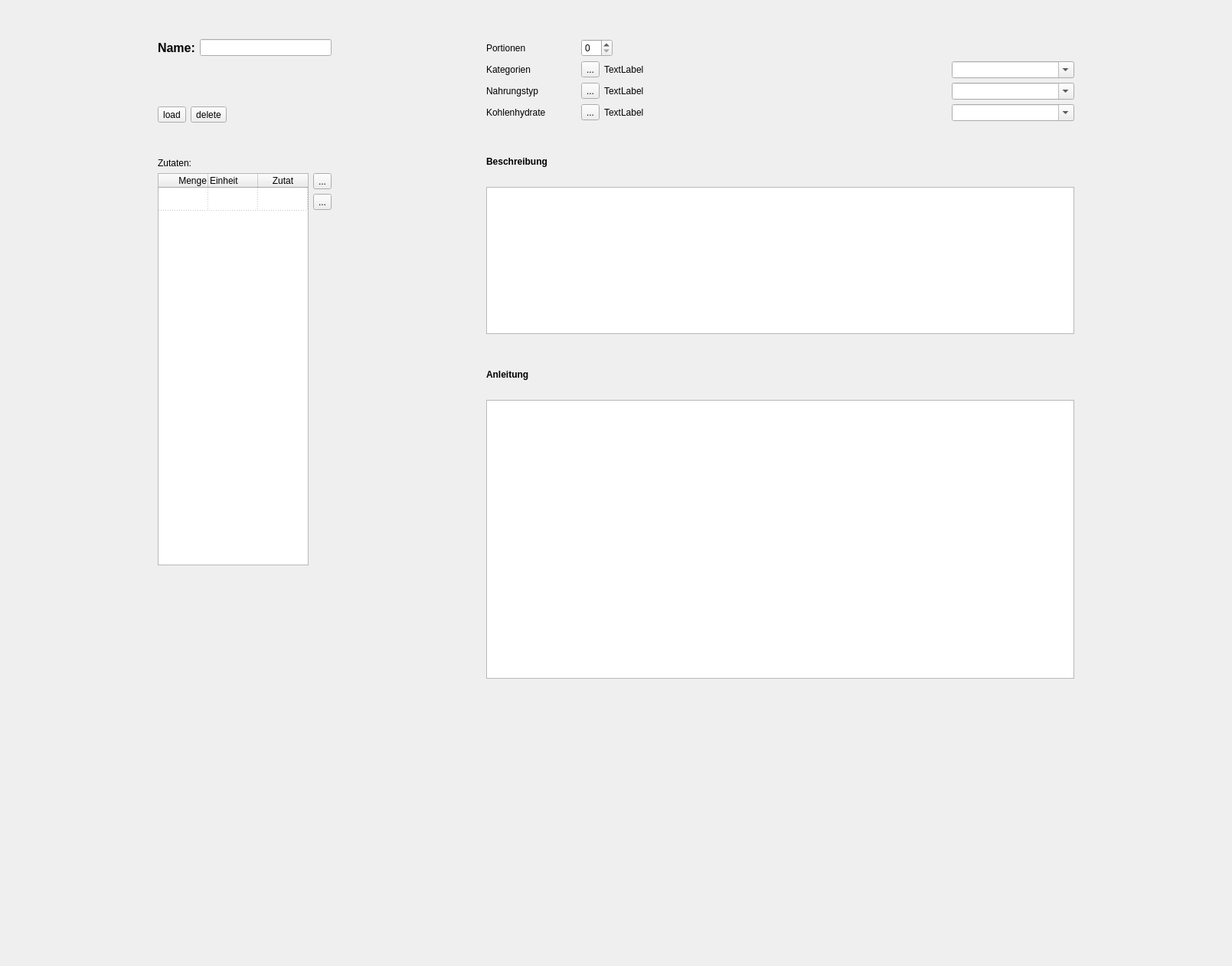
          <widget class="QWidget" name="scrollAreaWidgetContents_3">
           <property name="geometry">
            <rect>
             <x>0</x>
             <y>0</y>
             <width>1609</width>
             <height>1261</height>
            </rect>
           </property>
           <layout class="QHBoxLayout" name="horizontalLayout_3">
            <item>
             <spacer name="horizontalSpacer_2">
              <property name="orientation">
               <enum>Qt::Horizontal</enum>
              </property>
              <property name="sizeHint" stdset="0">
               <size>
                <width>40</width>
                <height>20</height>
               </size>
              </property>
             </spacer>
            </item>
            <item>
             <layout class="QVBoxLayout" name="verticalLayout_13">
              <item>
               <spacer name="verticalSpacer_5">
                <property name="orientation">
                 <enum>Qt::Vertical</enum>
                </property>
                <property name="sizeType">
                 <enum>QSizePolicy::Fixed</enum>
                </property>
                <property name="sizeHint" stdset="0">
                 <size>
                  <width>20</width>
                  <height>40</height>
                 </size>
                </property>
               </spacer>
              </item>
              <item>
               <layout class="QHBoxLayout" name="horizontalLayout_6">
                <item>
                 <widget class="QLabel" name="label_3">
                  <property name="font">
                   <font>
                    <pointsize>12</pointsize>
                    <weight>75</weight>
                    <bold>true</bold>
                   </font>
                  </property>
                  <property name="text">
                   <string>Name:</string>
                  </property>
                 </widget>
                </item>
                <item>
                 <widget class="QLineEdit" name="nameLineEdit"/>
                </item>
               </layout>
              </item>
              <item>
               <spacer name="verticalSpacer_12">
                <property name="orientation">
                 <enum>Qt::Vertical</enum>
                </property>
                <property name="sizeType">
                 <enum>QSizePolicy::Fixed</enum>
                </property>
                <property name="sizeHint" stdset="0">
                 <size>
                  <width>20</width>
                  <height>40</height>
                 </size>
                </property>
               </spacer>
              </item>
              <item>
               <widget class="QLabel" name="imageLabelEdit">
                <property name="maximumSize">
                 <size>
                  <width>512</width>
                  <height>512</height>
                 </size>
                </property>
                <property name="text">
                 <string/>
                </property>
                <property name="pixmap">
                 <pixmap>knife_and_fork.svg</pixmap>
                </property>
                <property name="scaledContents">
                 <bool>true</bool>
                </property>
               </widget>
              </item>
              <item>
               <layout class="QHBoxLayout" name="horizontalLayout_7">
                <item>
                 <widget class="QToolButton" name="loadImageButton">
                  <property name="text">
                   <string>load</string>
                  </property>
                  <property name="icon">
                   <iconset>
                    <normaloff>Photos-icon.png</normaloff>Photos-icon.png</iconset>
                  </property>
                 </widget>
                </item>
                <item>
                 <widget class="QToolButton" name="deleteImageButton">
                  <property name="text">
                   <string>delete</string>
                  </property>
                  <property name="icon">
                   <iconset>
                    <normaloff>Editing-Delete-icon.png</normaloff>Editing-Delete-icon.png</iconset>
                  </property>
                 </widget>
                </item>
                <item>
                 <spacer name="horizontalSpacer_5">
                  <property name="orientation">
                   <enum>Qt::Horizontal</enum>
                  </property>
                  <property name="sizeHint" stdset="0">
                   <size>
                    <width>40</width>
                    <height>20</height>
                   </size>
                  </property>
                 </spacer>
                </item>
               </layout>
              </item>
              <item>
               <spacer name="verticalSpacer_14">
                <property name="orientation">
                 <enum>Qt::Vertical</enum>
                </property>
                <property name="sizeType">
                 <enum>QSizePolicy::Fixed</enum>
                </property>
                <property name="sizeHint" stdset="0">
                 <size>
                  <width>20</width>
                  <height>40</height>
                 </size>
                </property>
               </spacer>
              </item>
              <item>
               <widget class="QLabel" name="label_4">
                <property name="text">
                 <string>Zutaten:</string>
                </property>
               </widget>
              </item>
              <item>
               <layout class="QHBoxLayout" name="horizontalLayout_15">
                <item>
                 <widget class="QTableWidget" name="zutatenTableWidget">
                  <property name="sizePolicy">
                   <sizepolicy hsizetype="Expanding" vsizetype="Minimum">
                    <horstretch>0</horstretch>
                    <verstretch>0</verstretch>
                   </sizepolicy>
                  </property>
                  <property name="minimumSize">
                   <size>
                    <width>0</width>
                    <height>0</height>
                   </size>
                  </property>
                  <property name="verticalScrollBarPolicy">
                   <enum>Qt::ScrollBarAlwaysOff</enum>
                  </property>
                  <property name="horizontalScrollBarPolicy">
                   <enum>Qt::ScrollBarAlwaysOff</enum>
                  </property>
                  <property name="sizeAdjustPolicy">
                   <enum>QAbstractScrollArea::AdjustToContents</enum>
                  </property>
                  <property name="autoScroll">
                   <bool>false</bool>
                  </property>
                  <property name="dragEnabled">
                   <bool>true</bool>
                  </property>
                  <property name="verticalScrollMode">
                   <enum>QAbstractItemView::ScrollPerItem</enum>
                  </property>
                  <property name="showGrid">
                   <bool>true</bool>
                  </property>
                  <property name="gridStyle">
                   <enum>Qt::DotLine</enum>
                  </property>
                  <property name="rowCount">
                   <number>1</number>
                  </property>
                  <attribute name="horizontalHeaderCascadingSectionResizes">
                   <bool>false</bool>
                  </attribute>
                  <attribute name="horizontalHeaderMinimumSectionSize">
                   <number>32</number>
                  </attribute>
                  <attribute name="horizontalHeaderDefaultSectionSize">
                   <number>65</number>
                  </attribute>
                  <attribute name="horizontalHeaderShowSortIndicator" stdset="0">
                   <bool>false</bool>
                  </attribute>
                  <attribute name="horizontalHeaderStretchLastSection">
                   <bool>true</bool>
                  </attribute>
                  <attribute name="verticalHeaderVisible">
                   <bool>false</bool>
                  </attribute>
                  <attribute name="verticalHeaderCascadingSectionResizes">
                   <bool>false</bool>
                  </attribute>
                  <attribute name="verticalHeaderShowSortIndicator" stdset="0">
                   <bool>false</bool>
                  </attribute>
                  <attribute name="verticalHeaderStretchLastSection">
                   <bool>false</bool>
                  </attribute>
                  <row>
                   <property name="text">
                    <string/>
                   </property>
                  </row>
                  <column>
                   <property name="text">
                    <string>Menge</string>
                   </property>
                   <property name="textAlignment">
                    <set>AlignTrailing|AlignVCenter</set>
                   </property>
                  </column>
                  <column>
                   <property name="text">
                    <string>Einheit</string>
                   </property>
                   <property name="textAlignment">
                    <set>AlignLeading|AlignVCenter</set>
                   </property>
                  </column>
                  <column>
                   <property name="text">
                    <string>Zutat</string>
                   </property>
                  </column>
                 </widget>
                </item>
                <item>
                 <layout class="QVBoxLayout" name="verticalLayout_15" stretch="0,0,0">
                  <item>
                   <widget class="QToolButton" name="buttonAddIngredient">
                    <property name="text">
                     <string>...</string>
                    </property>
                    <property name="icon">
                     <iconset>
                      <normaloff>Science-Plus2-Math-icon.png</normaloff>Science-Plus2-Math-icon.png</iconset>
                    </property>
                   </widget>
                  </item>
                  <item>
                   <widget class="QToolButton" name="buttonDeleteIngredient">
                    <property name="text">
                     <string>...</string>
                    </property>
                    <property name="icon">
                     <iconset>
                      <normaloff>Science-Minus2-Math-icon.png</normaloff>Science-Minus2-Math-icon.png</iconset>
                    </property>
                   </widget>
                  </item>
                  <item>
                   <spacer name="verticalSpacer_20">
                    <property name="orientation">
                     <enum>Qt::Vertical</enum>
                    </property>
                    <property name="sizeType">
                     <enum>QSizePolicy::Expanding</enum>
                    </property>
                    <property name="sizeHint" stdset="0">
                     <size>
                      <width>20</width>
                      <height>40</height>
                     </size>
                    </property>
                   </spacer>
                  </item>
                 </layout>
                </item>
               </layout>
              </item>
              <item>
               <spacer name="verticalSpacer_13">
                <property name="orientation">
                 <enum>Qt::Vertical</enum>
                </property>
                <property name="sizeHint" stdset="0">
                 <size>
                  <width>20</width>
                  <height>40</height>
                 </size>
                </property>
               </spacer>
              </item>
             </layout>
            </item>
            <item>
             <spacer name="horizontalSpacer_3">
              <property name="orientation">
               <enum>Qt::Horizontal</enum>
              </property>
              <property name="sizeHint" stdset="0">
               <size>
                <width>40</width>
                <height>20</height>
               </size>
              </property>
             </spacer>
            </item>
            <item>
             <layout class="QVBoxLayout" name="verticalLayout_14">
              <item>
               <spacer name="verticalSpacer_15">
                <property name="orientation">
                 <enum>Qt::Vertical</enum>
                </property>
                <property name="sizeType">
                 <enum>QSizePolicy::Fixed</enum>
                </property>
                <property name="sizeHint" stdset="0">
                 <size>
                  <width>20</width>
                  <height>40</height>
                 </size>
                </property>
               </spacer>
              </item>
              <item>
               <layout class="QGridLayout" name="gridLayout_3">
                <item row="3" column="2">
                 <layout class="QHBoxLayout" name="horizontalLayout_13">
                  <item>
                   <widget class="QToolButton" name="buttonClearKohlenhydrate">
                    <property name="text">
                     <string>...</string>
                    </property>
                    <property name="icon">
                     <iconset>
                      <normaloff>Editing-Delete-icon.png</normaloff>Editing-Delete-icon.png</iconset>
                    </property>
                   </widget>
                  </item>
                  <item>
                   <widget class="QLabel" name="labelKohlenhydrateEdit">
                    <property name="text">
                     <string>TextLabel</string>
                    </property>
                   </widget>
                  </item>
                  <item>
                   <spacer name="horizontalSpacer_19">
                    <property name="orientation">
                     <enum>Qt::Horizontal</enum>
                    </property>
                    <property name="sizeHint" stdset="0">
                     <size>
                      <width>40</width>
                      <height>20</height>
                     </size>
                    </property>
                   </spacer>
                  </item>
                  <item>
                   <widget class="QComboBox" name="comboBoxKohlenhydrate">
                    <property name="sizePolicy">
                     <sizepolicy hsizetype="Preferred" vsizetype="Fixed">
                      <horstretch>0</horstretch>
                      <verstretch>0</verstretch>
                     </sizepolicy>
                    </property>
                    <property name="minimumSize">
                     <size>
                      <width>160</width>
                      <height>0</height>
                     </size>
                    </property>
                    <property name="editable">
                     <bool>true</bool>
                    </property>
                    <property name="placeholderText">
                     <string>Kohlehydrate</string>
                    </property>
                   </widget>
                  </item>
                 </layout>
                </item>
                <item row="0" column="0">
                 <widget class="QLabel" name="label_8">
                  <property name="text">
                   <string>Portionen</string>
                  </property>
                 </widget>
                </item>
                <item row="0" column="2">
                 <layout class="QHBoxLayout" name="horizontalLayout_14">
                  <item>
                   <widget class="QSpinBox" name="spinBoxPortionenEdit"/>
                  </item>
                  <item>
                   <spacer name="horizontalSpacer_20">
                    <property name="orientation">
                     <enum>Qt::Horizontal</enum>
                    </property>
                    <property name="sizeHint" stdset="0">
                     <size>
                      <width>40</width>
                      <height>20</height>
                     </size>
                    </property>
                   </spacer>
                  </item>
                 </layout>
                </item>
                <item row="2" column="1">
                 <spacer name="horizontalSpacer_8">
                  <property name="orientation">
                   <enum>Qt::Horizontal</enum>
                  </property>
                  <property name="sizeType">
                   <enum>QSizePolicy::Fixed</enum>
                  </property>
                  <property name="sizeHint" stdset="0">
                   <size>
                    <width>40</width>
                    <height>20</height>
                   </size>
                  </property>
                 </spacer>
                </item>
                <item row="2" column="2">
                 <layout class="QHBoxLayout" name="horizontalLayout_12">
                  <item>
                   <widget class="QToolButton" name="buttonClearNahrung">
                    <property name="text">
                     <string>...</string>
                    </property>
                    <property name="icon">
                     <iconset>
                      <normaloff>Editing-Delete-icon.png</normaloff>Editing-Delete-icon.png</iconset>
                    </property>
                   </widget>
                  </item>
                  <item>
                   <widget class="QLabel" name="labelNahrungEdit">
                    <property name="text">
                     <string>TextLabel</string>
                    </property>
                   </widget>
                  </item>
                  <item>
                   <spacer name="horizontalSpacer_17">
                    <property name="orientation">
                     <enum>Qt::Horizontal</enum>
                    </property>
                    <property name="sizeHint" stdset="0">
                     <size>
                      <width>40</width>
                      <height>20</height>
                     </size>
                    </property>
                   </spacer>
                  </item>
                  <item>
                   <widget class="QComboBox" name="comboBoxNahrung">
                    <property name="sizePolicy">
                     <sizepolicy hsizetype="Preferred" vsizetype="Fixed">
                      <horstretch>0</horstretch>
                      <verstretch>0</verstretch>
                     </sizepolicy>
                    </property>
                    <property name="minimumSize">
                     <size>
                      <width>160</width>
                      <height>0</height>
                     </size>
                    </property>
                    <property name="editable">
                     <bool>true</bool>
                    </property>
                    <property name="placeholderText">
                     <string>Nahrugstyp</string>
                    </property>
                   </widget>
                  </item>
                 </layout>
                </item>
                <item row="3" column="1">
                 <spacer name="horizontalSpacer_11">
                  <property name="orientation">
                   <enum>Qt::Horizontal</enum>
                  </property>
                  <property name="sizeType">
                   <enum>QSizePolicy::Fixed</enum>
                  </property>
                  <property name="sizeHint" stdset="0">
                   <size>
                    <width>40</width>
                    <height>20</height>
                   </size>
                  </property>
                 </spacer>
                </item>
                <item row="1" column="0">
                 <widget class="QLabel" name="label_10">
                  <property name="text">
                   <string>Kategorien</string>
                  </property>
                 </widget>
                </item>
                <item row="1" column="1">
                 <spacer name="horizontalSpacer_7">
                  <property name="orientation">
                   <enum>Qt::Horizontal</enum>
                  </property>
                  <property name="sizeType">
                   <enum>QSizePolicy::Fixed</enum>
                  </property>
                  <property name="sizeHint" stdset="0">
                   <size>
                    <width>40</width>
                    <height>20</height>
                   </size>
                  </property>
                 </spacer>
                </item>
                <item row="0" column="1">
                 <spacer name="horizontalSpacer_6">
                  <property name="orientation">
                   <enum>Qt::Horizontal</enum>
                  </property>
                  <property name="sizeType">
                   <enum>QSizePolicy::Fixed</enum>
                  </property>
                  <property name="sizeHint" stdset="0">
                   <size>
                    <width>40</width>
                    <height>20</height>
                   </size>
                  </property>
                 </spacer>
                </item>
                <item row="1" column="2">
                 <layout class="QHBoxLayout" name="horizontalLayout_8">
                  <item>
                   <widget class="QToolButton" name="buttonClearKategorien">
                    <property name="text">
                     <string>...</string>
                    </property>
                    <property name="icon">
                     <iconset>
                      <normaloff>Editing-Delete-icon.png</normaloff>Editing-Delete-icon.png</iconset>
                    </property>
                   </widget>
                  </item>
                  <item>
                   <widget class="QLabel" name="labelKategorienEdit">
                    <property name="text">
                     <string>TextLabel</string>
                    </property>
                   </widget>
                  </item>
                  <item>
                   <spacer name="horizontalSpacer_18">
                    <property name="orientation">
                     <enum>Qt::Horizontal</enum>
                    </property>
                    <property name="sizeHint" stdset="0">
                     <size>
                      <width>40</width>
                      <height>20</height>
                     </size>
                    </property>
                   </spacer>
                  </item>
                  <item>
                   <widget class="QComboBox" name="comboBoxKategorien">
                    <property name="sizePolicy">
                     <sizepolicy hsizetype="Preferred" vsizetype="Fixed">
                      <horstretch>0</horstretch>
                      <verstretch>0</verstretch>
                     </sizepolicy>
                    </property>
                    <property name="minimumSize">
                     <size>
                      <width>160</width>
                      <height>0</height>
                     </size>
                    </property>
                    <property name="editable">
                     <bool>true</bool>
                    </property>
                    <property name="sizeAdjustPolicy">
                     <enum>QComboBox::AdjustToMinimumContentsLength</enum>
                    </property>
                    <property name="placeholderText">
                     <string>Kategorie</string>
                    </property>
                   </widget>
                  </item>
                 </layout>
                </item>
                <item row="2" column="0">
                 <widget class="QLabel" name="label_14">
                  <property name="text">
                   <string>Nahrungstyp</string>
                  </property>
                 </widget>
                </item>
                <item row="3" column="0">
                 <widget class="QLabel" name="label_15">
                  <property name="text">
                   <string>Kohlenhydrate</string>
                  </property>
                 </widget>
                </item>
               </layout>
              </item>
              <item>
               <spacer name="verticalSpacer_18">
                <property name="orientation">
                 <enum>Qt::Vertical</enum>
                </property>
                <property name="sizeType">
                 <enum>QSizePolicy::Fixed</enum>
                </property>
                <property name="sizeHint" stdset="0">
                 <size>
                  <width>20</width>
                  <height>40</height>
                 </size>
                </property>
               </spacer>
              </item>
              <item>
               <widget class="QLabel" name="label_16">
                <property name="font">
                 <font>
                  <weight>75</weight>
                  <bold>true</bold>
                 </font>
                </property>
                <property name="text">
                 <string>Beschreibung</string>
                </property>
               </widget>
              </item>
              <item>
               <spacer name="verticalSpacer_21">
                <property name="orientation">
                 <enum>Qt::Vertical</enum>
                </property>
                <property name="sizeType">
                 <enum>QSizePolicy::Fixed</enum>
                </property>
                <property name="sizeHint" stdset="0">
                 <size>
                  <width>20</width>
                  <height>20</height>
                 </size>
                </property>
               </spacer>
              </item>
              <item>
               <widget class="QTextEdit" name="textEditBeschreibung">
                <property name="sizePolicy">
                 <sizepolicy hsizetype="Expanding" vsizetype="Minimum">
                  <horstretch>0</horstretch>
                  <verstretch>0</verstretch>
                 </sizepolicy>
                </property>
               </widget>
              </item>
              <item>
               <spacer name="verticalSpacer_22">
                <property name="orientation">
                 <enum>Qt::Vertical</enum>
                </property>
                <property name="sizeType">
                 <enum>QSizePolicy::Fixed</enum>
                </property>
                <property name="sizeHint" stdset="0">
                 <size>
                  <width>20</width>
                  <height>40</height>
                 </size>
                </property>
               </spacer>
              </item>
              <item>
               <widget class="QLabel" name="label_6">
                <property name="minimumSize">
                 <size>
                  <width>768</width>
                  <height>0</height>
                 </size>
                </property>
                <property name="font">
                 <font>
                  <weight>75</weight>
                  <bold>true</bold>
                 </font>
                </property>
                <property name="text">
                 <string>Anleitung</string>
                </property>
               </widget>
              </item>
              <item>
               <spacer name="verticalSpacer_17">
                <property name="orientation">
                 <enum>Qt::Vertical</enum>
                </property>
                <property name="sizeType">
                 <enum>QSizePolicy::Fixed</enum>
                </property>
                <property name="sizeHint" stdset="0">
                 <size>
                  <width>20</width>
                  <height>20</height>
                 </size>
                </property>
               </spacer>
              </item>
              <item>
               <widget class="QTextEdit" name="textEditAnleitung"/>
              </item>
              <item>
               <spacer name="verticalSpacer_16">
                <property name="orientation">
                 <enum>Qt::Vertical</enum>
                </property>
                <property name="sizeHint" stdset="0">
                 <size>
                  <width>20</width>
                  <height>40</height>
                 </size>
                </property>
               </spacer>
              </item>
             </layout>
            </item>
            <item>
             <spacer name="horizontalSpacer_4">
              <property name="orientation">
               <enum>Qt::Horizontal</enum>
              </property>
              <property name="sizeHint" stdset="0">
               <size>
                <width>40</width>
                <height>20</height>
               </size>
              </property>
             </spacer>
            </item>
           </layout>
          </widget>
